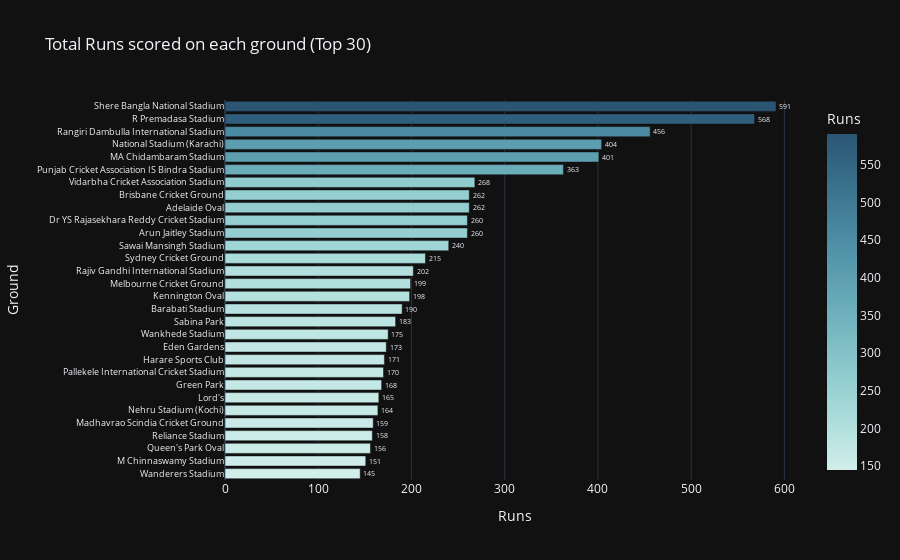

The code cell stored with this chart in its notebook:
### Markdown cell above
#### Most of his Runs in his ODI career came against teams like Sri Lanka, Austrailia and England

### Code cell
runs_by_ground = df2.groupby('Ground',as_index=False)['Runs'].sum().sort_values(by='Runs').reset_index().iloc[-30:]
fig=px.bar(data_frame=runs_by_ground,y='Ground',x='Runs',title='Total Runs scored on each ground (Top 30)',
           color='Runs',text='Runs',color_continuous_scale='teal',template="plotly_dark")
fig.update_traces(texttemplate='%{text:.3s}', textposition='outside')
fig.update_layout(uniformtext_minsize=6, uniformtext_mode='hide')
fig.update_yaxes(tickfont_size=9)
fig.show()

### Figure 1 — Plotly figure (JSON) as saved in the notebook; plotly's stock layout.template omitted (floating-point values rounded to 4 significant figures)
{"data": [{"alignmentgroup": "True", "hovertemplate": "Runs=%{marker.color}<br>Ground=%{y}<extra></extra>", "legendgroup": "", "marker": {"color": [145, 151, 156, 158, 159, 164, 165, 168, 170, 171, 173, 175, 183, 190, 198, 199, 202, 215, 240, 260, 260, 262, 262, 268, 363, 401, 404, 456, 568, 591], "coloraxis": "coloraxis"}, "name": "", "offsetgroup": "", "orientation": "h", "showlegend": false, "text": [145, 151, 156, 158, 159, 164, 165, 168, 170, 171, 173, 175, 183, 190, 198, 199, 202, 215, 240, 260, 260, 262, 262, 268, 363, 401, 404, 456, 568, 591], "textposition": "outside", "texttemplate": "%{text:.3s}", "type": "bar", "x": [145, 151, 156, 158, 159, 164, 165, 168, 170, 171, 173, 175, 183, 190, 198, 199, 202, 215, 240, 260, 260, 262, 262, 268, 363, 401, 404, 456, 568, 591], "xaxis": "x", "y": ["Wanderers Stadium", "M Chinnaswamy Stadium", "Queen's Park Oval", "Reliance Stadium", "Madhavrao Scindia Cricket Ground", "Nehru Stadium (Kochi)", "Lord's", "Green Park", "Pallekele International Cricket Stadium", "Harare Sports Club", "Eden Gardens", "Wankhede Stadium", "Sabina Park", "Barabati Stadium", "Kennington Oval", "Melbourne Cricket Ground", "Rajiv Gandhi International Stadium", "Sydney Cricket Ground", "Sawai Mansingh Stadium", "Arun Jaitley Stadium", "Dr YS Rajasekhara Reddy Cricket Stadium", "Adelaide Oval", "Brisbane Cricket Ground", "Vidarbha Cricket Association Stadium", "Punjab Cricket Association IS Bindra Stadium", "MA Chidambaram Stadium", "National Stadium (Karachi)", "Rangiri Dambulla International Stadium", "R Premadasa Stadium", "Shere Bangla National Stadium"], "yaxis": "y"}], "layout": {"barmode": "relative", "coloraxis": {"colorbar": {"title": {"text": "Runs"}}, "colorscale": [[0, "rgb(209, 238, 234)"], [0.1667, "rgb(168, 219, 217)"], [0.3333, "rgb(133, 196, 201)"], [0.5, "rgb(104, 171, 184)"], [0.6667, "rgb(79, 144, 166)"], [0.8333, "rgb(59, 115, 143)"], [1, "rgb(42, 86, 116)"]]}, "legend": {"tracegroupgap": 0}, "title": {"text": "Total Runs scored on each ground (Top 30)"}, "uniformtext": {"minsize": 6, "mode": "hide"}, "xaxis": {"anchor": "y", "domain": [0, 1], "title": {"text": "Runs"}}, "yaxis": {"anchor": "x", "domain": [0, 1], "tickfont": {"size": 9}, "title": {"text": "Ground"}}}}
